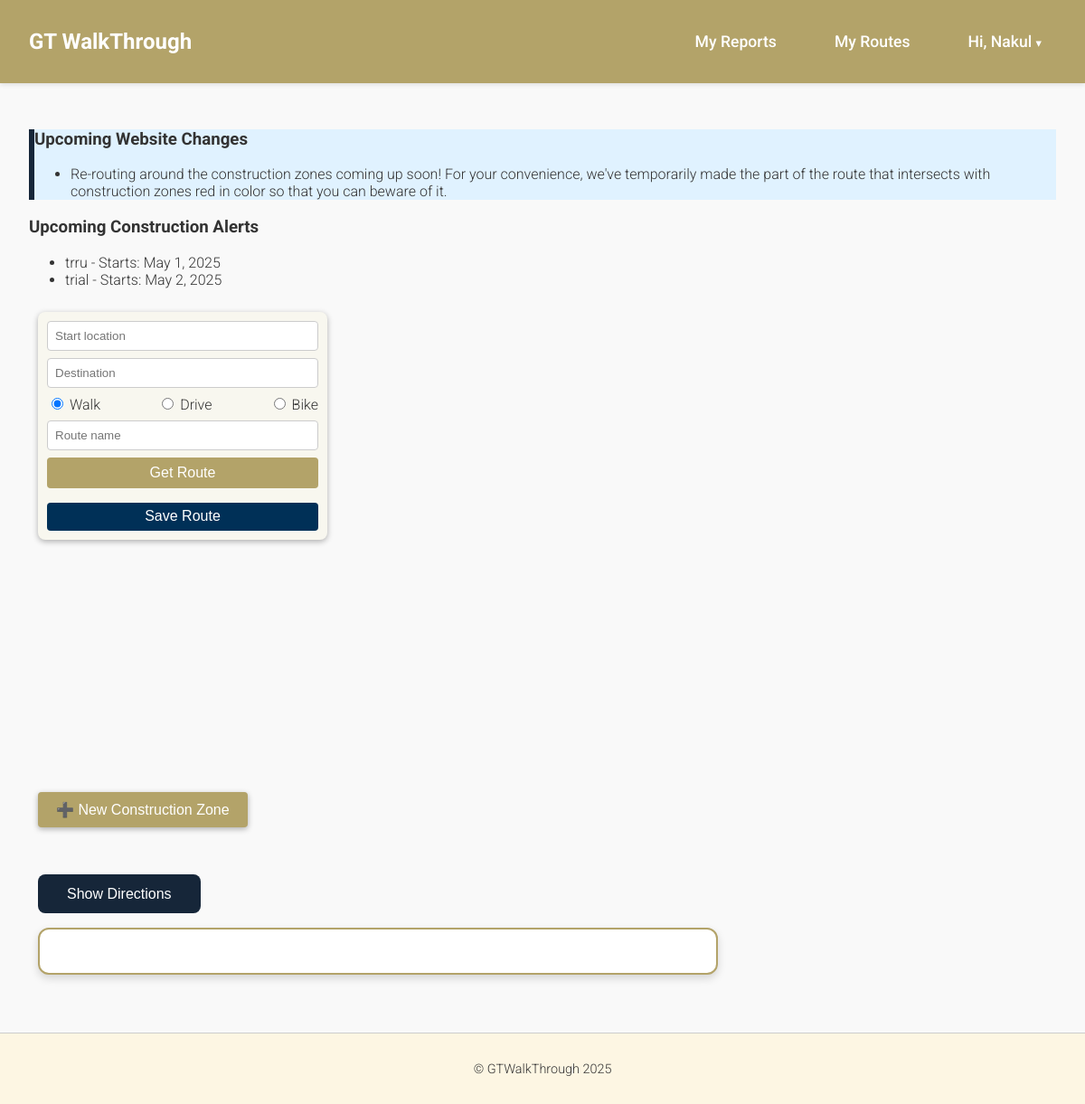
The app's page / (signed in), older data.
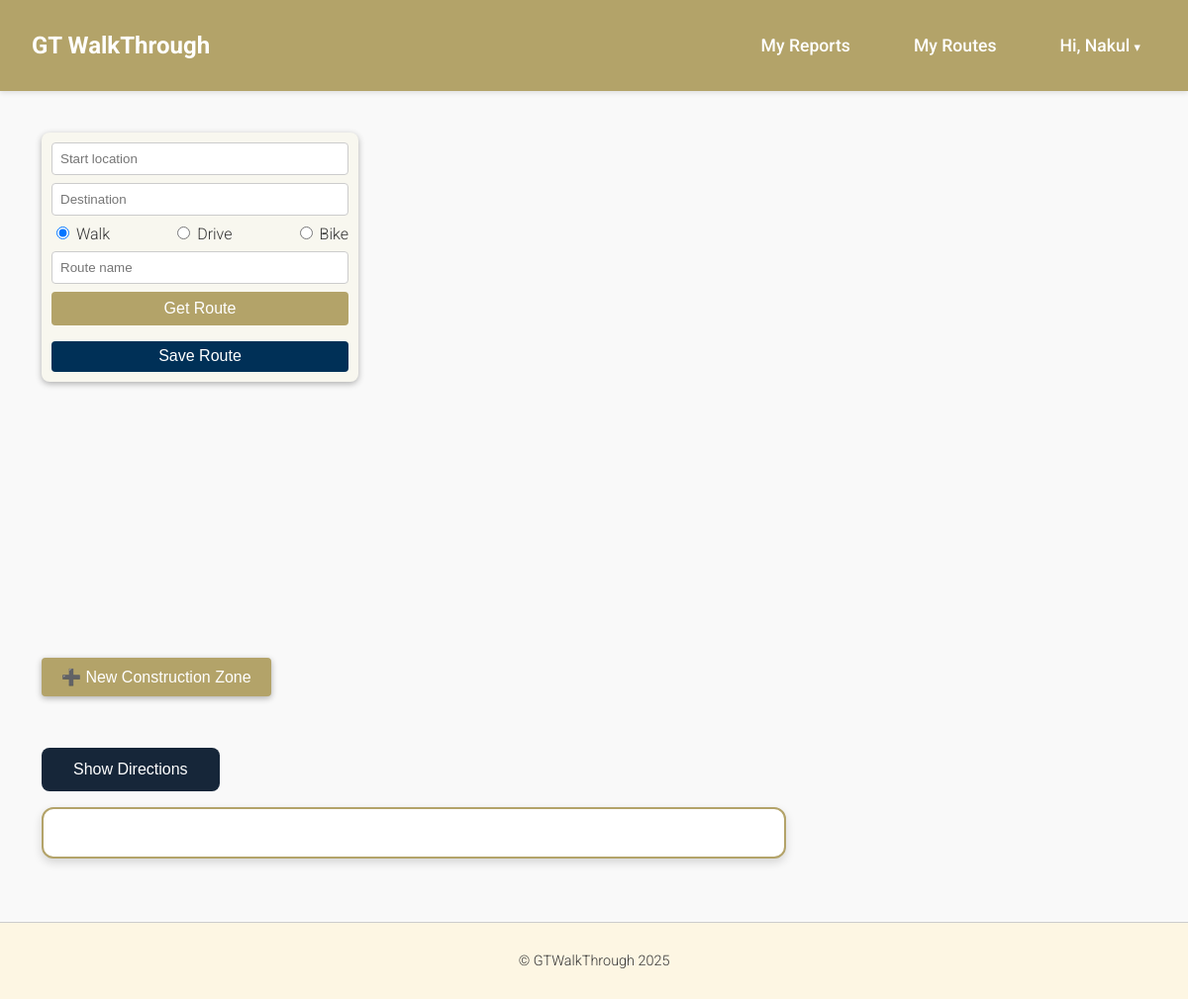
The same page, newer data.
### gtwt_app/models.py (models this page shows, shortened)
class ConstructionZone(models.Model):
    description = models.TextField()
    start_date = models.DateField()
    end_date = models.DateField()
    coordinates = models.JSONField()
    created_at = models.DateTimeField(auto_now_add=True)
    submitted_by = models.ForeignKey(User, on_delete=models.CASCADE, null=True, blank=True)
    is_verified = models.BooleanField(default=False)
    color = models.CharField(max_length=7, default=generate_random_color)

### gtwt_app/views.py (the view)
# urls.py: path('', views.home, name='home'),
def home(request):
    if request.user.is_authenticated:
        today = date.today()
        upcoming_zones = (
            ConstructionZone.objects
            .filter(start_date__gt=today)
            .order_by('start_date')[:3]
        )
        return render(request, 'home.html', {
          'upcoming_zones': upcoming_zones,
          'ORS_API_KEY': settings.ORS_API_KEY
        })
    else:
        return render(request, 'about.html')

### gtwt_app/templates/home.html (shortened to what the changed rows need)
{% extends "base.html" %} {% load static %} {% block content %}
{% if upcoming_zones %}
<section
  class="announcement-banner"
  style="background-color: #e0f2ff; border-left: 6px solid #162639"
>
  <h3>Upcoming Website Changes</h3>
  <ul class="alert-list">
    <li>
      Re-routing around the construction zones coming up soon! For your
      convenience, we've temporarily made the part of the route that intersects
      with construction zones red in color so that you can beware of it.
    </li>
  </ul>
</section>
<section class="announcement-banner">
  <h3>Upcoming Construction Alerts</h3>
  <ul class="alert-list">
    {% for zone in upcoming_zones %}
    <li>
      <span class="alert-desc">
        {{ zone.description|truncatechars:60 }} -
      </span>
      <span class="alert-date">
        Starts: {{ zone.start_date|date:"M j, Y" }}
      </span>
    </li>
    {% endfor %}
  </ul>
</section>
{% endif %}
{% endblock %}

Row changes from the older to the newer data that the page shows:
removed ConstructionZone: description "trru", start_date "May 1, 2025"
removed ConstructionZone: description "trial", start_date "May 2, 2025"
Text that changed along with them:
text no longer shown: "Upcoming Website Changes Re-routing around the construction zones coming up soon! For your convenience, we've temporarily made the part of the route that intersects with construction zones red in color so that you can beware of it. Upcoming Construction Alerts"
